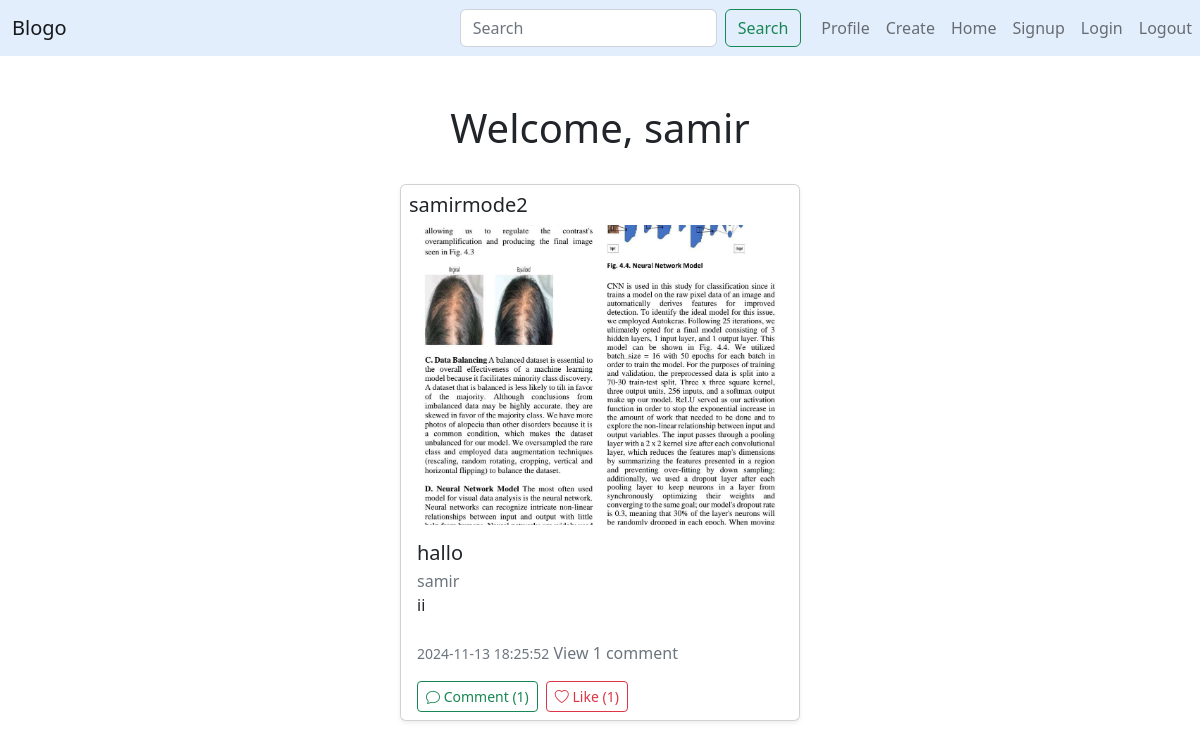
Screenshot of /home (signed in) with the database file from the repository.
### website/db_models.py (models this page shows, shortened)
class User(db.Model, UserMixin):
    __tablename__ = 'user'
    id = db.Column(db.Integer, primary_key = True)
    email = db.Column(db.String(120), unique = True)
    user_name = db.Column(db.String(100), unique = True)
    password = db.Column(db.String(8))
    posts = db.relationship('Post', backref = 'user', lazy = 'dynamic', passive_deletes = True)
    comments = db.relationship('Comment', backref = 'user', lazy = 'dynamic', passive_deletes = True)
    likes = db.relationship('Like', backref = 'user', lazy = 'dynamic', passive_deletes = True)
    followed = db.relationship('Follow',
                               foreign_keys = '[Follow.follower_id]',
                               backref = db.backref('follower',lazy = 'joined'),
                               lazy = 'dynamic',
                               cascade = 'all,delete-orphan')
    followers = db.relationship('Follow',
                               foreign_keys = '[Follow.followed_id]',
                               backref = db.backref('followed',lazy = 'joined'),
                               lazy = 'dynamic',
                               cascade = 'all,delete-orphan')

class Post(db.Model):
    __tablename__ = 'post'
    id = db.Column(db.Integer, primary_key = True)
    title = db.Column(db.Text, nullable = False)
    caption = db.Column(db.Text, nullable = True)
    text = db.Column(db.Text, nullable = False)
    image = db.Column(db.Text, nullable = False)
    filename = db.Column(db.Text, nullable = False)
    mimetype = db.Column(db.Text, nullable = False)
    timestamp = db.Column(db.DateTime(timezone = True), default = func.now())
    author = db.Column(db.Integer, db.ForeignKey("user.id", ondelete = 'CASCADE'), nullable = False)
    comments = db.relationship('Comment', backref = 'post', lazy = 'dynamic', passive_deletes = True)
    likes = db.relationship('Like', backref = 'post', lazy = 'dynamic', passive_deletes = True)

### website/views.py (the view)
@views.route("/home")
@login_required
def home():
    posts = Post.query.order_by(Post.timestamp.desc()).all()
    return render_template("home.html",user = current_user, posts = posts)

### website/__init__.py (called while the page is built)
def create_app():
    app = Flask(__name__)
    app.config.from_object(LocalDevelopmentConfig)
    db.init_app(app)
    from .views import views
    from .auth import auth
    app.register_blueprint(views, url_prefix = "/")
    app.register_blueprint(auth, url_prefix = "/")
    from .db_models import User,Post,Follow,Comment,Like
    with app.app_context():
        db.create_all()
    login_manager = LoginManager()
    login_manager.login_view = "auth.login"
    login_manager.init_app(app)
    @login_manager.user_loader
    def load_user(id):
        return User.query.get(int(id))
    return app

### website/templates/home.html (shortened to what this page needs)
{% extends "base.html" %}
{% block content %}
<div class="container my-5 d-flex flex-column align-items-center">
    <div class="text-dark mb-4 text-center">
        <h1>Welcome, {{ current_user.user_name }}</h1>
    </div>
    <div id="posts" class="d-flex flex-column align-items-center">
        {% for post in posts %}
        <div class="card mb-5 shadow-sm" style="width: 400px; max-height: 600px; overflow-y: auto;">
            <div class="card-header bg-white border-0 d-flex align-items-center p-2">
                <h5 class="mb-0">
                    <a href="/UserProfile/{{ post.user.user_name }}" class="text-dark text-decoration-none">
                        {{ post.user.user_name }}
                    </a>
                </h5>
            </div>
            <img src="static/uploads/{{ post.filename }}" class="card-img-top img-fluid" alt="image posted" style="max-height: 300px; object-fit: cover;">
            <div class="card-body p-3">
                <h5 class="card-title">{{ post.title }}</h5>
                <p class="card-subtitle text-muted">{{ post.caption }}</p>
                <p class="card-text">{{ post.text }}</p>
            </div>
            <div class="card-footer bg-white border-0">
                <small class="text-muted">{{ post.timestamp }}</small>
                {% if post.comments.count() > 0 %}
                <a class="text-decoration-none text-secondary" data-bs-toggle="collapse" href="#comments{{ post.id }}" role="button" aria-expanded="false" aria-controls="comments{{ post.id }}">
                    View {{ post.comments.count() }} comment{{ post.comments.count() > 1 and "s" or "" }}
                </a>
                {% else %}
                <p class="text-muted mb-0">No comments yet</p>
                {% endif %}
                <div class="d-flex mt-3">
                    <a href="/create_comment/{{ post.id }}" class="btn btn-outline-success btn-sm me-2">
                        <i class="bi bi-chat"></i> Comment ({{ post.comments.count() }})
                    </a>
                    <a href="/like/{{ post.id }}" class="btn btn-outline-danger btn-sm me-2">
                        <i class="bi bi-heart"></i> Like ({{ post.likes.count() }})
                    </a>
                </div>
            </div>
        </div>
        {% endfor %}
    </div>
</div>
<link href="https://cdn.jsdelivr.net/npm/bootstrap-icons/font/bootstrap-icons.css" rel="stylesheet">
{% endblock %}

### website/templates/base.html (shortened to what this page needs)
<!DOCTYPE html>
<html lang="en">
<head>
    <link href ="https://cdn.jsdelivr.net/npm/bootstrap@5.2.3/dist/css/bootstrap.min.css" rel="stylesheet"
    />
</head>
<body>
    <nav class = "navbar navbar-expand-lg" style="background-color: #e3eefd;">
        <div class = "container-fluid">
            <span class = "navbar-brand mb-0 h1">Blogo</span>
            <form class="d-flex" role="search" method = 'POST' action="{{ url_for('auth.search') }}">
                <input class="form-control me-2" type="search" name = "searched" placeholder="Search" aria-label="Search">
                <button class="btn btn-outline-success" type="submit">Search</button>
            </form>
        </div>
        <div class = "navbar-nav">
            {% if current_user.is_authenticated %}
            <a class="nav-link" href="/UserProfile/{{current_user.user_name}}">Profile</a>
            {% endif %}
            <a class = "nav-link" href="/create_post">Create</a>
            <a class = "nav-link" href="/home">Home</a>
            <a class = "nav-link" href="/signup">Signup</a><br>
            <a class = "nav-link" href="/login">Login</a><br>
            <a class="nav-link" href="/logout">Logout</a>
        </div>
    </nav>
    <div>
        {% block content %}{% endblock %}
    </div>
</body>
</html>

### rows the page displays
User: user_name "samir"
Post: user.user_name "samirmode2", filename (picture), title "hallo", caption "samir", text "ii", timestamp "2024-11-13 18:25:52", comments.count "1", likes.count "1"
